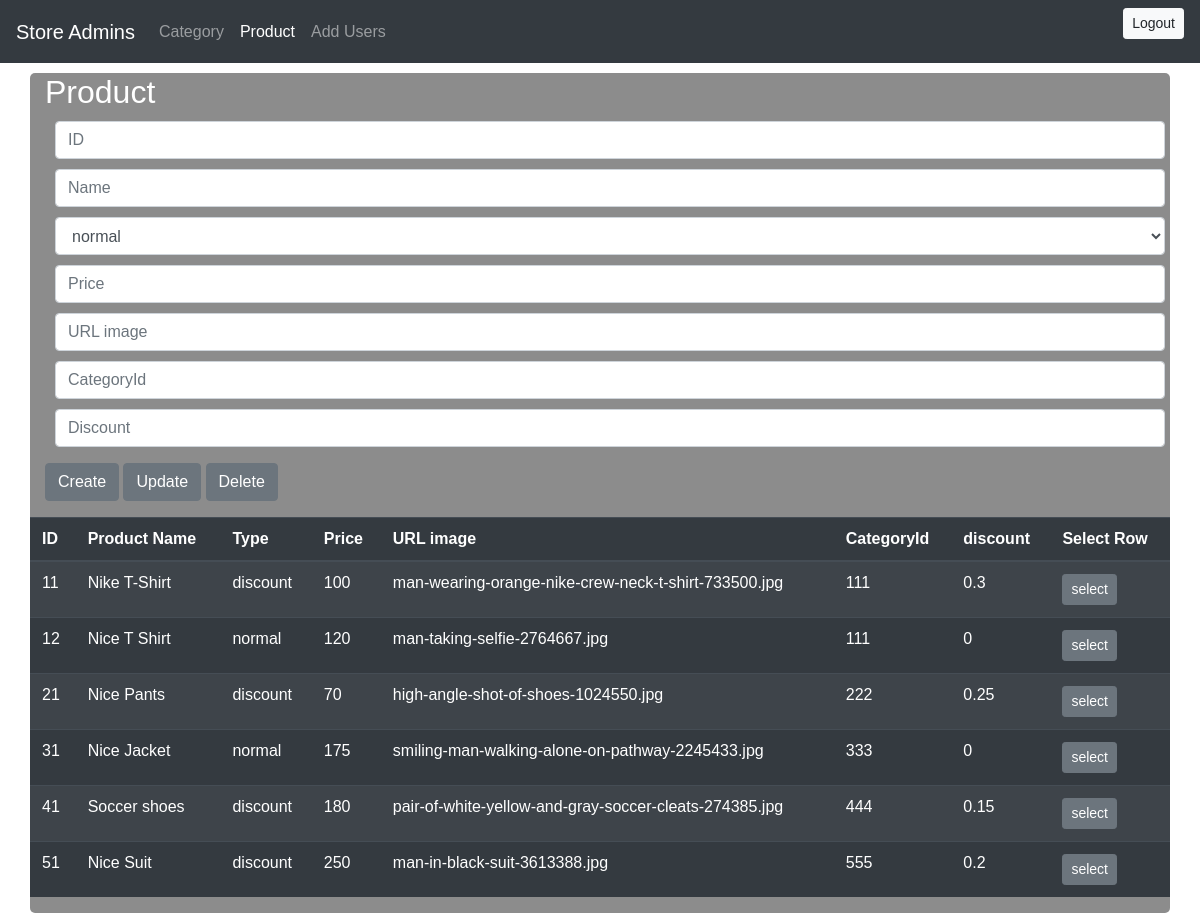
Screenshot of /admin_add_product.php (signed in) with the database file from the repository.
### tables this page shows
CREATE TABLE `product` (
  `id` int(11) NOT NULL,
  `name` varchar(50) NOT NULL,
  `type` enum('normal','discount') NOT NULL,
  `price` double NOT NULL,
  `image` varchar(255) NOT NULL,
  `categroy_id` int(11) DEFAULT NULL,
  `discount` double NOT NULL
);

### admin_add_product.php (the view, shortened to what this page needs)
<?php
$con= new mysqli('localhost','root','','mhshop');
if ($con->connect_error){
    die("Cannot able to connection the error is ".$con->connect_error);
} else{
?>
<html>
<head>
    <link rel="stylesheet" href="https://stackpath.bootstrapcdn.com/bootstrap/4.5.0/css/bootstrap.min.css">
</head>
<body>
<nav class="navbar navbar-expand-lg navbar-dark bg-dark">
    <a class="navbar-brand" >Store Admins</a>
    <div class="collapse navbar-collapse" id="navbarNav">
        <ul class="navbar-nav">
            <li class="nav-item">
                <a class="nav-link" href="admin_add_category.php">Category</a>
            </li>
            <li class="nav-item active">
                <a class="nav-link" href="admin_add_product.php">Product<span class="sr-only">(current)</span></a>
            </li>
            <li class="nav-item">
                <a class="nav-link" href="admin_add_users.php">Add Users</a>
            </li>
        </ul>
    </div>
    <form method="post" class="form-inline">
        <button class="btn btn-sm btn-light" name="logout" type="submit">Logout</button>
    </form>
</nav>
<div class="div3 container " >
    <form method="post">
        <div class="form-group">
            <h2>Product</h2>
            <?php
            $id_selected='';
            $name_selected='';
            $type_selected='';
            $price_selected='';
            $image_selected='';
            $category_id_selected='';
            $discount_selected='';
            ?>
            <input type="text" class="form-control text " placeholder="ID" name="id" value="<?php echo $id_selected;?>">
            <input type="text" class="form-control text" placeholder="Name" name="name_pro" value="<?php echo $name_selected;?>" >
              <select name="type_pro" class="form-control text">
                <option value="normal" <?php if($type_selected=='normal'){ echo 'selected'; } ?>>normal</option>
            </select>
            <input type="text" class="form-control text" placeholder="Price" name="price"value="<?php echo $price_selected;?>">
            <input type="text" class="form-control text" placeholder="URL image" name="image" value="<?php echo $image_selected;?>">
            <input type="text" class="form-control text" placeholder="CategoryId" name="category_id" value="<?php echo $category_id_selected;?>" >
            <input type="text" class="form-control text" placeholder="Discount" name="discount" value="<?php echo $discount_selected;?>" >
        </div>
        <button class="btn btn-secondary" name="insert"  type="submit">Create</button>
        <button type="submit" name="update"  class="btn btn-secondary">Update</button>
        <button type="submit" name="delete"  class="btn btn-secondary">Delete</button>
    </form>
    <div class="row">
        <table class="table table-striped table-dark">
            <form method="post">
            <thead class="table table-striped table-dark">
            <tr>
                <th scope="col">ID</th>
                <th scope="col">Product Name </th>
                <th scope="col">Type</th>
                <th scope="col">Price</th>
                <th scope="col">URL image</th>
                <th scope="col">CategoryId</th>
                <th scope="col">discount</th>
                <th scope="col">Select Row</th>
            </tr>
            </thead>
            <tbody id="all_data">
            <?php
            $result= $con->query("SELECT * FROM product");
            $num5=0;
            while ($row=$result ->fetch_assoc()) {
                echo "<tr><td>".$row['id']."</td><td>". $row['name']."</td><td>".$row['type']."</td><td>".$row['price']."</td><td>".$row['image']."</td><td>".$row['categroy_id']."</td><td>".$row['discount']."</td><td><input type='submit'class='btn btn-sm btn-secondary' name= '$num5' value='select'></td></tr>";
                $num5++;
            }
            }         ?>
            </tbody>
        </form>
        </table>
    </div>
</div>
</body>
</html>

### admin_add_product.php (style rules this page uses)
body { margin: 0; width: 100%; height: 100vh; font-family: "Exo", sans-serif; color: #fff; background-image:url("images/clo4.jpg") ; background-size:cover; }
.div3 { height:auto; width: 1496px; background:rgba(0,0,0,0.45); border-radius: 5px; margin-top: 10px; }
.text { margin: 10px }

### rows the page displays
product: id "11", name "Nike T-Shirt", type "discount", price "100", image "man-wearing-orange-nike-crew-neck-t-shirt-733500.jpg", categroy "111", discount "0.3"
product: id "12", name "Nice T Shirt", type "normal", price "120", image "man-taking-selfie-2764667.jpg", categroy "111", discount "0"
product: id "21", name "Nice Pants", type "discount", price "70", image "high-angle-shot-of-shoes-1024550.jpg", categroy "222", discount "0.25"
product: id "31", name "Nice Jacket", type "normal", price "175", image "smiling-man-walking-alone-on-pathway-2245433.jpg", categroy "333", discount "0"
product: id "41", name "Soccer shoes", type "discount", price "180", image "pair-of-white-yellow-and-gray-soccer-cleats-274385.jpg", categroy "444", discount "0.15"
product: id "51", name "Nice Suit", type "discount", price "250", image "man-in-black-suit-3613388.jpg", categroy "555", discount "0.2"
